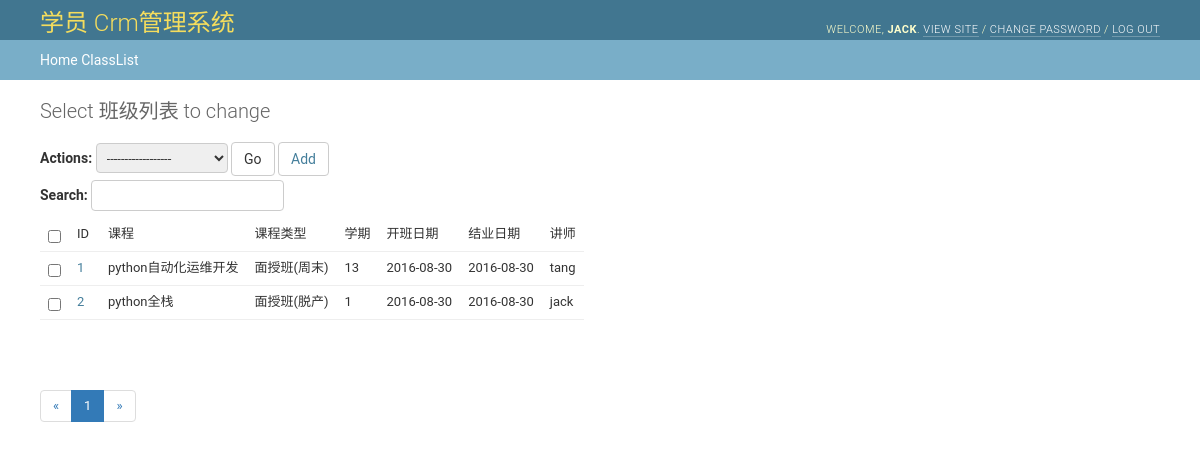
Screenshot of /crm/ClassList/ (signed in) with the database file from the repository.
### crm/models.py (models this page shows, shortened)
class ClassList(models.Model):
    course = models.ForeignKey('Course', verbose_name='课程')
    course_type = models.CharField(u"课程类型", choices=class_type_choices, max_length=32)
    semester = models.IntegerField(u"学期")
    start_date = models.DateField(u"开班日期")
    graduate_date = models.DateField(u"结业日期", blank=True, null=True)
    teachers = models.ManyToManyField(UserProfile, verbose_name=u"讲师")
    class Meta:
        verbose_name = u'班级列表'
        verbose_name_plural = u"班级列表"
        unique_together = ("course", "course_type", "semester")

class Course(models.Model):
    name = models.CharField(u"课程名称", max_length=128, unique=True)
    price = models.IntegerField(u"面授价格")
    online_price = models.IntegerField(u"网络班价格")
    brief = models.TextField(u"课程简介")
    def __str__(self):
        return self.name
    class Meta:
        verbose_name = '课程'
        verbose_name_plural = '课程'

class UserProfile(models.Model):
    user = models.OneToOneField(User)
    name = models.CharField(u"姓名", max_length=32)
    role = models.ForeignKey(Group, verbose_name=u'身份')
    def __str__(self):
        return self.name
    class Meta:
        verbose_name = '用户'
        verbose_name_plural = '用户'
        permissions = (('view_customer_list', u"可以查看客户列表"),
                       ('view_customer_info', u"可以查看客户详情"),
                       ('edit_customer_info', u"可以修改客户信息"),
                       ('view_new_customer', u"可以查看新客户信息"),
                       ('add_new_customer', u"可以添加新客户信息"),
                       ('del_customer_info', u'可以删除用户信息'),
                       )

### crm/permissions.py (the view)
    def wrapper(*args, **kwargs):
        print('---start check perm---')
        if perm_check(*args, **kwargs) is not True:
            return render(args[0], 'crm/403.html')
        return func(*args, **kwargs)

### crm/permissions.py (called while the page is built)
def check_permission(func):
    def wrapper(*args, **kwargs):
        print('---start check perm---')
        if perm_check(*args, **kwargs) is not True:
            return render(args[0], 'crm/403.html')
        return func(*args, **kwargs)
    return wrapper

### crm/views.py (called while the page is built)
def get_model(model_name):
    if hasattr(models, model_name):
        model_obj = getattr(models, model_name)  # 获取model_obj
        return model_obj

### templates/crm/show_field_info/field_dis_model.html (shortened to what this page needs)
{% extends 'base.html' %}
{% load field_handle %}
{% block context %}
    <div class="breadcrumbs">
        <a href="/crm">Home</a>
        <a  href="/crm/{{ table_name }}/"> {{ table_name }}</a>
    </div>
    <div id="content" class="flex">
        <h1>Select {{ class_verbose_name }} to change</h1>
        <div id="content-main">
            <div class="module" id="changelist">
                <form id="changelist-form" method="get">
                    <div class="actions">
                        <label>Actions:
                            <select name="action">
                                <option value="-------" selected="selected">------------------</option>
                            </select>
                        </label>
                        <button type="button" class="btn btn-default select_options" title="Run the selected action" name="index" value="0">
                            Go
                        </button>
                        <a class="btn btn-default"  href="/crm/{{ table_name }}/add">Add</a>
                        <label>Search:
                            <input class="AutoSearch" type="text">
                        </label>
                    </div>
                    <table id="result_list">
                        <thead>
                        <tr>
                            <td>
                                <input type="checkbox" class="all_selected">
                            </td>
                            {% for i in field_verbose_name %}
                                <td>
                                    {{ i }}
                                </td>
                            {% endfor %}
                        </tr>
                        </thead>
                        <tbody>
                        {% for model in model_obj %}
                            <tr>
                                <td>
                                    <input  type="checkbox" />
                                </td>
                                {% render_data model field_names %}
                            </tr>
                        {% endfor %}
                        </tbody>
                    </table>
                </form>
            </div>
            <div class="pagination">
                <nav>
                    <ul class="pagination">
                        {% get_page model_obj.number model_obj.paginator.num_pages %}
                    </ul>
                </nav>
            </div>
        </div>
    </div>
{% endblock %}

### templates/base.html (shortened to what this page needs)
<!DOCTYPE html>
<html lang="en">
<head>
    <link rel="stylesheet" type="text/css" href="/static/crm/css/bootstrap.min.css">
    <link rel="stylesheet" type="text/css" href="/static/crm/css/base.css">
    <link rel="stylesheet" type="text/css" href="/static/crm/css/dashboard.css">
</head>
<body class=" dashboard">
<div id="header">
        <div id="branding">
<h1 id="site-name"><a href="/crm">学员 Crm管理系统</a></h1>
        </div>
        <div id="user-tools">
                Welcome,
                <strong>{{ user }}</strong>.
                    <a href="/crm">View site</a> /
                <a href="">Change password</a> /
                <a href="/crm/logout">Log out</a>
        </div>
    </div>
{% block context %}
{% endblock %}
</body>
</html>

### static/crm/css/base.css (style rules this page uses)
body { margin: 0; padding: 0; font-size: 14px; font-family: "Roboto","Lucida Grande","DejaVu Sans","Bitstream Vera Sans",Verdana,Arial,sans-serif; color: #333; background: #fff; }
a:link, a:visited { color: #447e9b; text-decoration: none; }
p, ol, ul, dl { margin: .2em 0 .8em 0; }
h1,h2,h3,h4,h5 { font-weight: bold; }
h1 { margin: 0 0 20px; font-weight: 300; font-size: 20px; color: #666; }
ul li { list-style-type: square; padding: 1px 0; }
li, dt, dd { font-size: 13px; line-height: 20px; }
form { margin: 0; padding: 0; }
table { border-collapse: collapse; border-color: #ccc; }
td, th { font-size: 13px; line-height: 16px; border-bottom: 1px solid #eee; vertical-align: top; padding: 8px; font-family: "Roboto", "Lucida Grande", Verdana, Arial, sans-serif; }
input, textarea, select, .form-row p, form .button { margin: 2px 0; padding: 2px 3px; vertical-align: middle; font-family: "Roboto", "Lucida Grande", Verdana, Arial, sans-serif; font-weight: normal; font-size: 13px; }
input[type=text], input[type=password], input[type=email], input[type=url], input[type=number], textarea, select, .vTextField { border: 1px solid #ccc; border-radius: 4px; padding: 5px 6px; margin-top: 0; }
select { height: 30px; }
.module { border: none; margin-bottom: 30px; background: #fff; }
.module table { border-collapse: collapse; }
div.breadcrumbs { background: #79aec8; padding: 10px 40px; border: none; font-size: 14px; color: #c4dce8; text-align: left; }
div.breadcrumbs a { color: #fff; }
#content { padding: 20px 40px; }
.dashboard #content { width: 600px; }
#content-main { float: left; width: 100%; }
#header { width: auto; height: 40px; padding: 10px 40px; background: #417690; line-height: 40px; color: #ffc; overflow: hidden; }
#header a:link, #header a:visited { color: #fff; }
#branding { float: left; }
#branding h1 { padding: 0; margin: 0 20px 0 0; font-weight: 300; font-size: 24px; color: #f5dd5d; }
#branding h1, #branding h1 a:link, #branding h1 a:visited { color: #f5dd5d; }
#user-tools { float: right; padding: 0; margin: 0 0 0 20px; font-weight: 300; font-size: 11px; letter-spacing: 0.5px; text-transform: uppercase; text-align: right; }
#user-tools a { border-bottom: 1px solid rgba(255, 255, 255, 0.25); }

### static/crm/css/dashboard.css (style rules this page uses)
.dashboard .module table td { white-space: nowrap; }
.dashboard .module table td a { display: block; padding-right: .6em; }

### rows the page displays
ClassList: id+course+course_type "1 python自动化运维开发 面授班(周末) 13 2016-08-30 2016-08-30 tang"
ClassList: id+course+course_type "2 python全栈 面授班(脱产) 1 2016-08-30 2016-08-30 jack"

### other values shown
{{ user }} "JACK"
{{ table_name }} "ClassList"
{{ class_verbose_name }} "班级列表"
{{ i }} "ID" "课程" "课程类型" "学期" "开班日期" "结业日期" "讲师"
